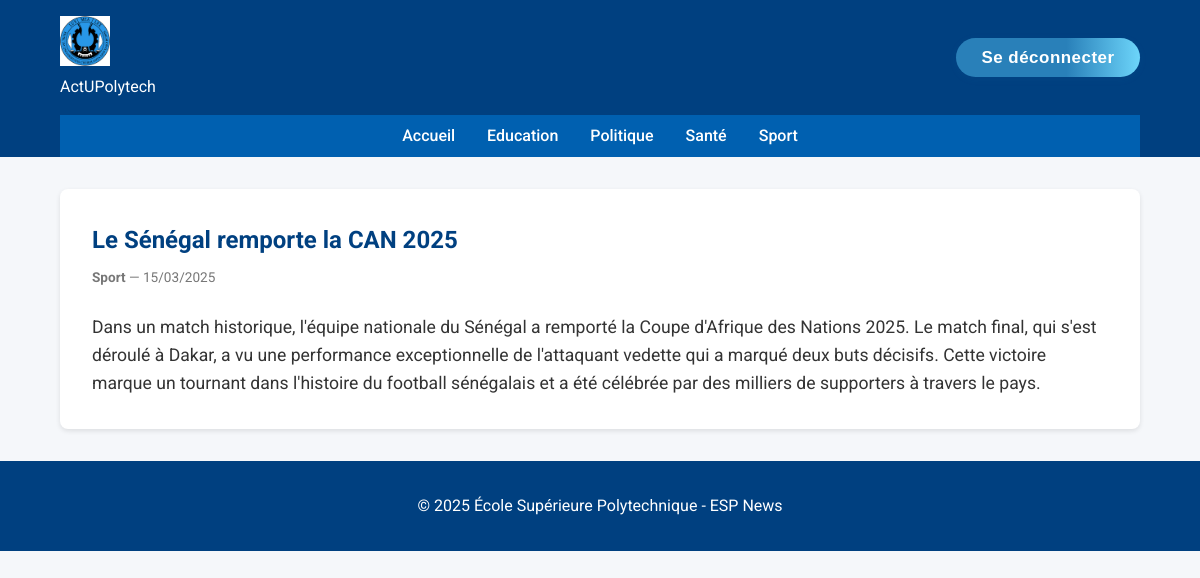
The page /index.php?controller=article&action=show&id=2 (signed in) on the database its author committed.
### tables this page shows
CREATE TABLE Categorie(
    id INT PRIMARY KEY AUTO_INCREMENT,
    libelle VARCHAR(20)
);

CREATE TABLE Article(
    id INT PRIMARY KEY AUTO_INCREMENT,
    titre VARCHAR(255),
    contenu TEXT,
    dateCreation DATETIME DEFAULT NOW(),
    dateModification DATETIME DEFAULT NOW() ON UPDATE NOW(),
    categorie INT,
    FOREIGN KEY (categorie) REFERENCES Categorie(id)
);

### app/controllers/articleController.php (called while the page is built, shortened)
<?php
require_once 'app\models\article.php';
class ArticleController {
    public function show($id) {
        $articleModel = new Article();
        $article = $articleModel->getArticleById($id);
        require_once 'app\views\article.php';
    }
}

### app/models/categorie.php (called while the page is built, shortened)
<?php
require_once __DIR__ . '/../views/includes/db.php';
class Categorie {
    private $pdo;
   public function __construct() {
        global $pdo;
        $this->pdo = $pdo;
    }
    public function getAllCategories() {
        $stmt = $this->pdo->query("SELECT id, libelle FROM Categorie ORDER BY libelle");
        return $stmt->fetchAll(PDO::FETCH_ASSOC);
    }
}

### app/models/article.php (called while the page is built, shortened)
<?php
require_once __DIR__ . '/../views/includes/db.php';
class Article {
    private $pdo;
    public function __construct() {
        global $pdo;
        $this->pdo = $pdo;
    }
    public function getArticleById($id) {
        $stmt = $this->pdo->prepare("SELECT a.*, c.libelle as categorieLibelle FROM Article a JOIN Categorie c ON a.categorie = c.id WHERE a.id = ?");
        $stmt->execute([$id]);
        return $stmt->fetch(PDO::FETCH_ASSOC);
    }
}
?>

### app/views/article.php (the view)
<?php include 'app\views\includes\header.php'; ?>
<?php if ($article): ?>
<article class="full-article">
  <h1><?= htmlspecialchars($article['titre']) ?></h1>
  <p class="card-meta">
    <strong><?= htmlspecialchars($article['categorieLibelle']) ?></strong> —
    <?= date('d/m/Y', strtotime($article['dateCreation'])) ?>
  </p>
  <div class="article-body">
    <?= nl2br(htmlspecialchars($article['contenu'])) ?>
  </div>
</article>
<?php else: ?>
  <p>Article non trouvé.</p>
<?php endif; ?>
<?php include 'app\views\includes\footer.php'; ?>

### app/views/includes/header.php (shortened to what this page needs)
<?php
require_once 'db.php';
require_once 'app\models\categorie.php';
$categoryModel = new Categorie();
$navCats = $categoryModel->getAllCategories();
?>
<!DOCTYPE html>
<html lang="fr">
<head>
  <link rel="stylesheet" href="public\styles.css">
</head>
<body>
<header class="site-header">
  <div class="header-top container">
    <div class="logo">
      <a href="/esp_news_mvc/index.php">
        <img src="public\img\logo.png" alt="ESP Logo">
      </a>
      <p>ActUPolytech</p>
    </div>
    <?php if (!empty($_SESSION['user_id'])): ?>
  <form action="?controller=auth&action=logout" method="post" >
    <button type="submit" class="logout-btn">Se déconnecter</button>
  </form>
<?php endif; ?>
  </div>
  <nav class="site-nav container" id="siteNav">
    <ul class="nav-list">
      <li><a href="/esp_news_mvc/index.php">Accueil</a></li>
      <?php foreach ($navCats as $cat): ?>
        <li>
          <a href="/esp_news_mvc/index.php?controller=categorie&action=index&id=<?= $cat['id'] ?>">
            <?= htmlspecialchars($cat['libelle']) ?>
          </a>
        </li>
      <?php endforeach; ?>
    </ul>
  </nav>
</header>
<main class="site-main container">

### public/styles.css (style rules this page uses)
* { margin:0; padding:0; box-sizing:border-box; }
body { font-family: 'Roboto', sans-serif; background:#f5f7fa; color:#333; line-height:1.6; }
.container { width:90%; max-width:1200px; margin:0 auto; }
.site-header { background:#004080; color:#fff; }
.header-top { display:flex; justify-content:space-between; align-items:center; padding:1rem 0; }
.logo img { height:50px; }
.site-nav { background:#0060b0; }
.nav-list { list-style:none; display:flex; justify-content:center; flex-wrap:wrap; }
.nav-list li { margin:0.5rem 1rem; }
.nav-list a { color:#fff; text-decoration:none; font-weight:500; }
.card-meta { font-size:0.85rem; color:#777; margin-bottom:1rem; }
.full-article { background:#fff; padding:2rem; border-radius:8px; box-shadow:0 2px 5px rgba(0,0,0,0.1); margin:2rem 0; }
.full-article h1 { color:#004080; margin-bottom:0.5rem; }
.article-body { margin-top:1.5rem; font-size:1.1rem; }
.logout-btn { background: linear-gradient(90deg, #2980b9 60%, #6dd5fa 100%); color: #fff; border: none; padding: 0.55em 1.5em; border-radius: 2em; font-weight: 600; font-size: 1.06em; box-shadow: 0 2px 8px rgba(41,128,185,0.07); cursor: pointer; transition: background 0.2s, transform 0.15s; outline: none; letter-spacing: 0.5px; }

### rows shown on the page
categorie: libelle "Education"
categorie: libelle "Politique"
categorie: libelle "Santé"
categorie: libelle "Sport"
article: titre "Le Sénégal remporte la CAN 2025", categorie.libelle "Sport", dateCreation "15/03/2025", contenu "Dans un match historique, l'équipe nationale du Sénégal a remporté la Coupe d'Afrique des Nations 2025. Le match final, qui s'est déroulé à Dakar, a vu une performance exceptionnelle de l'attaquant vedette qui a marqué deux buts décisifs. Cette victoire marque un tournant dans l'histoire du football sénégalais et a été célébrée par des milliers de supporters à travers le pays."
